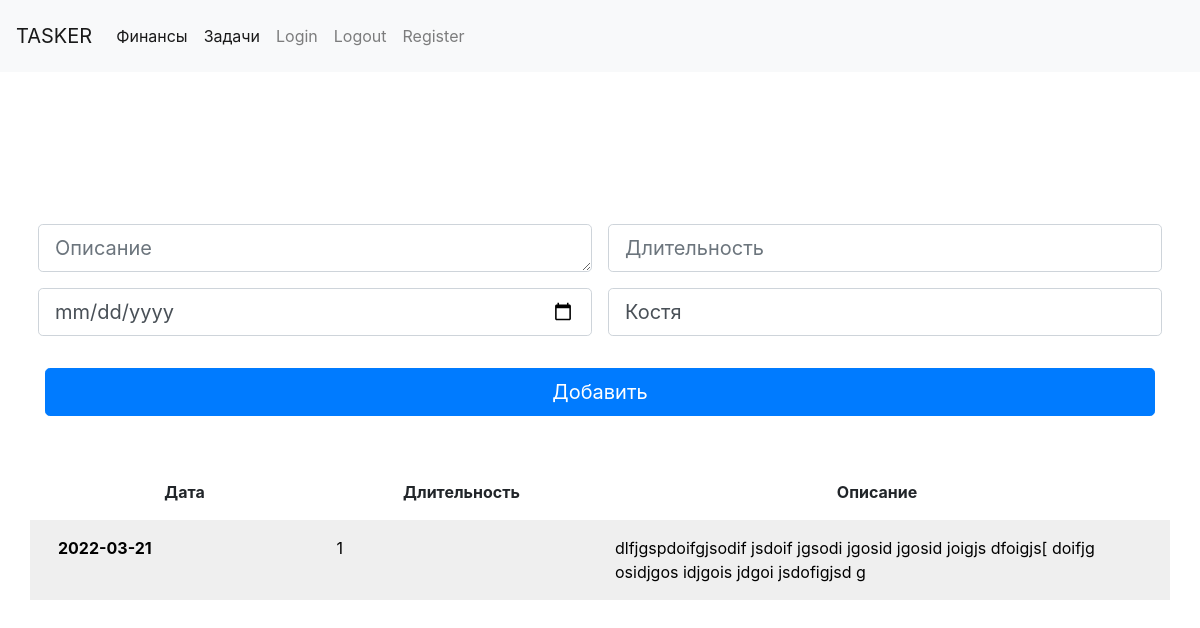
The page /tasks (signed in) on the database as committed earlier.
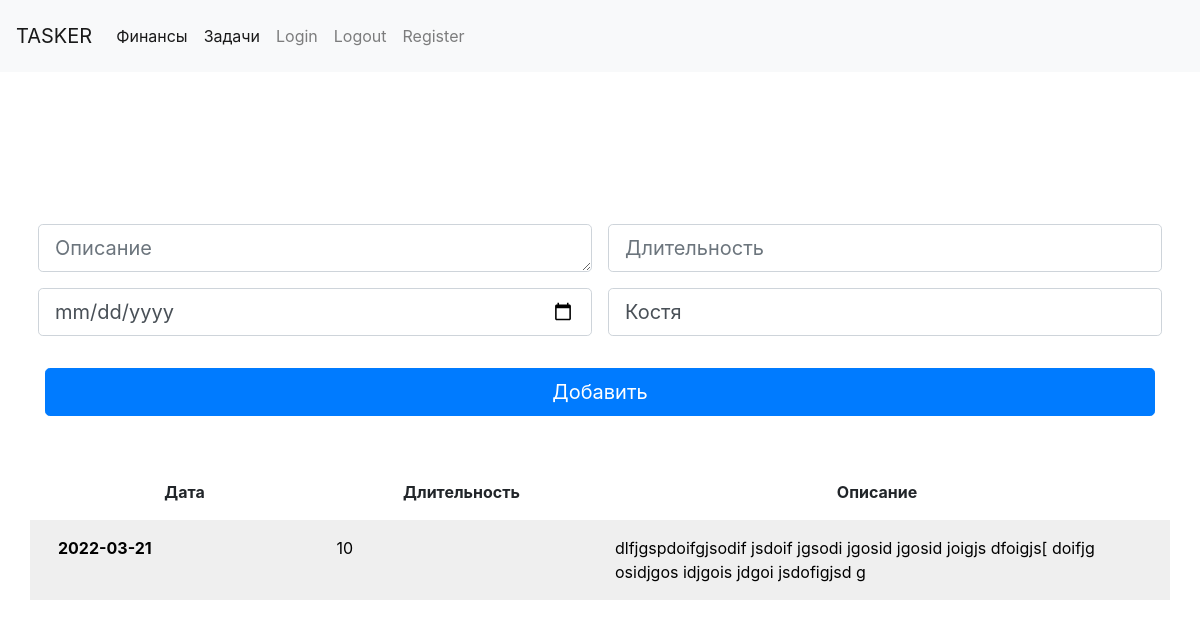
The same page on the database as committed later.
### models.py (models this page shows, shortened)
class UserModel(UserMixin, db.Model):
    __tablename__ = 'users'
    id = db.Column(db.Integer, primary_key=True)
    user_name = db.Column(db.String(100))
    password_hash = db.Column(db.String(500))
    company_id = db.Column(db.Integer, db.ForeignKey('companies.id'))

class Task(db.Model):
    __tablename__ = 'tasks'
    id = db.Column(db.Integer, primary_key=True)
    amount = db.Column(db.String(80), unique=False)
    description = db.Column(db.String(100))
    user_name = db.Column(db.String(100))
    company_id = db.Column(db.String(100))
    date = db.Column(db.String(100))

### app.py (the view, shortened to what this page needs)
@app.route('/tasks', methods=['POST', 'GET'])
@login_required
def tasks():
    if not current_user.is_authenticated:
        return redirect('/company_register')
    company_id = current_user.company_id
    print(company_id)
    user_name = current_user.user_name
    tasks = db.session.query(Task).filter_by(company_id=company_id).all()
    return render_template('tasks.html', tasks=tasks, user_name=user_name)

### models.py (called while the page is built)
@login.user_loader
def load_user(id):
    return UserModel.query.get(int(id))

### templates/tasks.html (shortened to what this page needs)
{% extends 'base.html' %}
{% block content %}
<main>
    <br>
    <div class="py-5 text-center">
    </div>
    <div class="row g-5">
        <div class="col-xs-12 col-sm-12 col-md-12 col-lg-12">
            <form class="needs-validation" action="{{url_for('tasks')}}" method="post" novalidate>
                <div class="row">
                    <div class="col-xs-12 col-sm-12 col-lg-6 p-2">
                            <textarea class="form-control form-control-lg" rows="1" cols="45"
                                      id="description" name="description"
                                      placeholder="Описание"
                                      required></textarea>
                    </div>
                    <div class="col-xs-12  col-sm-12 col-lg-6 p-2">
                        <input autofocus type="number" class="form-control form-control-lg" id="amount"
                               name="amount"
                               placeholder="Длительность" value=""
                               required>
                    </div>
                    <div class="col-xs-12 col-sm-12 col-lg-6 p-2">
                        <input type="date" class="form-control form-control-lg" id="date" name="date"
                               placeholder="Дата"
                               value="" required>
                    </div>
                    <div class="col-xs-12 col-sm-12 col-lg-6 p-2">
                        <input type="text" class="form-control form-control-lg" id="who" name="user_name"
                               placeholder="Имя"
                               value="{{user_name}}" required>
                    </div>
                </div>
                <button class="w-100 btn btn-primary btn-lg" type="submit">Добавить</button>
            </form>
            <br>
            <br>
            <div class="row p-3">
                <div class="col">
                    <b>Дата</b>
                </div>
                <div class="col">
                    <b>Длительность</b>
                </div>
                <div class="col-6">
                    <b>Описание</b>
                </div>
            </div>
            {% for p in tasks %}
            <div class="row-striped row text-left">
                <a href={{url_for('task_edit', id=p.id)}}>
                    <div class="d_hover row p-3">
                        <div class="col">
                            <b>{{p.date}}</b>
                        </div>
                        <div class="col">
                            {{p.amount}}
                        </div>
                        <div class="col-6">
                            {{p.description}}
                        </div>
                    </div>
                </a>
            </div>
            {% endfor %}
        </div>
    </div>
</main>
{% endblock %}

### templates/base.html (shortened to what this page needs)
<!DOCTYPE html>
<html>
<head>
    <link href="https://cdn.jsdelivr.net/npm/bootstrap@5.1.3/dist/css/bootstrap.min.css" rel="stylesheet"
>
    <link rel="stylesheet" href="{{url_for('static', filename='form-validation.css') }}">
    <link rel="stylesheet" href="https://stackpath.bootstrapcdn.com/bootstrap/4.1.3/css/bootstrap.min.css"
>
    <link rel="stylesheet" href="{{url_for('static', filename='style.css') }}">
</head>
<body id="body-pd" class="text-center">
<nav class="navbar navbar-expand-lg navbar-light bg-light p-3">
    <a href={{url_for('blog')}} class="navbar-brand">TASKER</a>
    <div class="collapse navbar-collapse" id="navbarNavAltMarkup">
        <div class="navbar-nav">
            <a class="nav-item nav-link active" href="{{url_for('blog')}}">Финансы</a>
            <a class="nav-item nav-link active" href="{{url_for('tasks')}}">Задачи</a>
            <a class="nav-item nav-link" href="{{url_for('login')}}">Login</a>
            <a class="nav-item nav-link" href="{{url_for('logout')}}">Logout</a>
            <a class="nav-item nav-link" href="{{url_for('user_register')}}">Register</a>
        </div>
    </div>
</nav>
<div class="container">
    {% block content %}{% endblock %}
</div>
</body>
</html>

### static/form-validation.css (style rules this page uses)
.container { max-width: 960px; }
a { text-decoration:None }

### static/style.css (style rules this page uses)
a { text-decoration:bold; color:black; }

### templates/base.html (style rules this page uses)
.row-striped:nth-of-type(even) { background-color: #EFEFEF; }

Rows that differ between the two databases and show on the page:
changed Task: amount "1" → "10"
